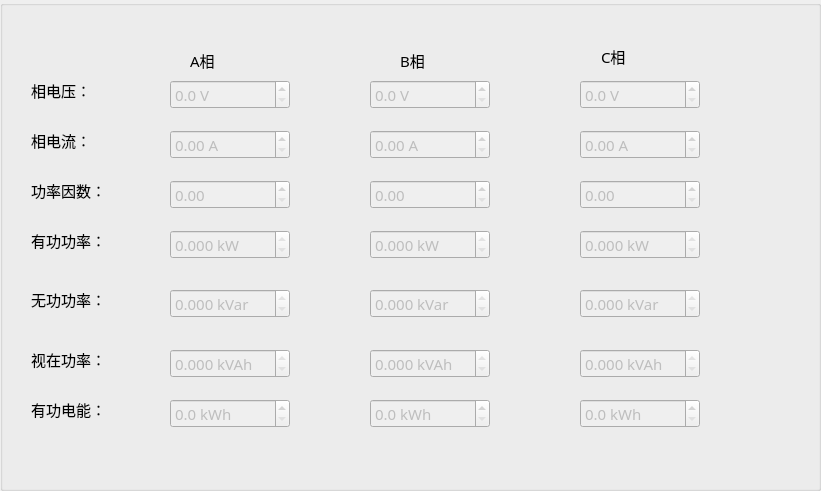
    <widget class="QGroupBox" name="groupBox_5">
     <property name="geometry">
      <rect>
       <x>-1</x>
       <y>-10</y>
       <width>821</width>
       <height>491</height>
      </rect>
     </property>
     <property name="font">
      <font>
       <pointsize>11</pointsize>
      </font>
     </property>
     <property name="title">
      <string/>
     </property>
     <widget class="QDoubleSpinBox" name="eleA">
      <property name="enabled">
       <bool>false</bool>
      </property>
      <property name="geometry">
       <rect>
        <x>170</x>
        <y>399</y>
        <width>120</width>
        <height>29</height>
       </rect>
      </property>
      <property name="font">
       <font>
        <family>微软雅黑</family>
        <pointsize>11</pointsize>
       </font>
      </property>
      <property name="suffix">
       <string> kWh</string>
      </property>
      <property name="decimals">
       <number>1</number>
      </property>
      <property name="maximum">
       <double>1000000.000000000000000</double>
      </property>
     </widget>
     <widget class="QDoubleSpinBox" name="volB">
      <property name="enabled">
       <bool>false</bool>
      </property>
      <property name="geometry">
       <rect>
        <x>370</x>
        <y>80</y>
        <width>120</width>
        <height>29</height>
       </rect>
      </property>
      <property name="font">
       <font>
        <family>微软雅黑</family>
        <pointsize>11</pointsize>
       </font>
      </property>
      <property name="suffix">
       <string> V</string>
      </property>
      <property name="decimals">
       <number>1</number>
      </property>
      <property name="maximum">
       <double>500.000000000000000</double>
      </property>
     </widget>
     <widget class="QLabel" name="label_111">
      <property name="geometry">
       <rect>
        <x>31</x>
        <y>130</y>
        <width>60</width>
        <height>20</height>
       </rect>
      </property>
      <property name="font">
       <font>
        <family>微软雅黑</family>
        <pointsize>11</pointsize>
       </font>
      </property>
      <property name="text">
       <string>相电流：</string>
      </property>
     </widget>
     <widget class="QLabel" name="label_112">
      <property name="geometry">
       <rect>
        <x>31</x>
        <y>180</y>
        <width>75</width>
        <height>20</height>
       </rect>
      </property>
      <property name="font">
       <font>
        <family>微软雅黑</family>
        <pointsize>11</pointsize>
       </font>
      </property>
      <property name="text">
       <string>功率因数：</string>
      </property>
     </widget>
     <widget class="QDoubleSpinBox" name="curA">
      <property name="enabled">
       <bool>false</bool>
      </property>
      <property name="geometry">
       <rect>
        <x>170</x>
        <y>130</y>
        <width>120</width>
        <height>29</height>
       </rect>
      </property>
      <property name="font">
       <font>
        <family>微软雅黑</family>
        <pointsize>11</pointsize>
       </font>
      </property>
      <property name="suffix">
       <string> A</string>
      </property>
      <property name="decimals">
       <number>2</number>
      </property>
      <property name="maximum">
       <double>150.000000000000000</double>
      </property>
     </widget>
     <widget class="QLabel" name="label_109">
      <property name="geometry">
       <rect>
        <x>400</x>
        <y>45</y>
        <width>25</width>
        <height>30</height>
       </rect>
      </property>
      <property name="minimumSize">
       <size>
        <width>0</width>
        <height>30</height>
       </size>
      </property>
      <property name="font">
       <font>
        <family>微软雅黑</family>
        <pointsize>11</pointsize>
       </font>
      </property>
      <property name="text">
       <string>B相</string>
      </property>
     </widget>
     <widget class="QDoubleSpinBox" name="Rec_PowA">
      <property name="enabled">
       <bool>false</bool>
      </property>
      <property name="geometry">
       <rect>
        <x>170</x>
        <y>289</y>
        <width>120</width>
        <height>29</height>
       </rect>
      </property>
      <property name="font">
       <font>
        <family>微软雅黑</family>
        <pointsize>11</pointsize>
       </font>
      </property>
      <property name="readOnly">
       <bool>true</bool>
      </property>
      <property name="buttonSymbols">
       <enum>QAbstractSpinBox::UpDownArrows</enum>
      </property>
      <property name="suffix">
       <string> kVar</string>
      </property>
      <property name="decimals">
       <number>3</number>
      </property>
      <property name="maximum">
       <double>10000000.000000000000000</double>
      </property>
     </widget>
     <widget class="QDoubleSpinBox" name="curB">
      <property name="enabled">
       <bool>false</bool>
      </property>
      <property name="geometry">
       <rect>
        <x>370</x>
        <y>130</y>
        <width>120</width>
        <height>29</height>
       </rect>
      </property>
      <property name="font">
       <font>
        <family>微软雅黑</family>
        <pointsize>11</pointsize>
       </font>
      </property>
      <property name="suffix">
       <string> A</string>
      </property>
      <property name="decimals">
       <number>2</number>
      </property>
      <property name="maximum">
       <double>150.000000000000000</double>
      </property>
     </widget>
     <widget class="QLabel" name="label_107">
      <property name="geometry">
       <rect>
        <x>190</x>
        <y>45</y>
        <width>26</width>
        <height>30</height>
       </rect>
      </property>
      <property name="minimumSize">
       <size>
        <width>0</width>
        <height>30</height>
       </size>
      </property>
      <property name="font">
       <font>
        <family>微软雅黑</family>
        <pointsize>11</pointsize>
       </font>
      </property>
      <property name="text">
       <string>A相</string>
      </property>
     </widget>
     <widget class="QDoubleSpinBox" name="Rec_PowC">
      <property name="enabled">
       <bool>false</bool>
      </property>
      <property name="geometry">
       <rect>
        <x>580</x>
        <y>289</y>
        <width>120</width>
        <height>29</height>
       </rect>
      </property>
      <property name="font">
       <font>
        <family>微软雅黑</family>
        <pointsize>11</pointsize>
       </font>
      </property>
      <property name="readOnly">
       <bool>true</bool>
      </property>
      <property name="buttonSymbols">
       <enum>QAbstractSpinBox::UpDownArrows</enum>
      </property>
      <property name="suffix">
       <string> kVar</string>
      </property>
      <property name="decimals">
       <number>3</number>
      </property>
      <property name="maximum">
       <double>10000000.000000000000000</double>
      </property>
     </widget>
     <widget class="QDoubleSpinBox" name="eleB">
      <property name="enabled">
       <bool>false</bool>
      </property>
      <property name="geometry">
       <rect>
        <x>370</x>
        <y>399</y>
        <width>120</width>
        <height>29</height>
       </rect>
      </property>
      <property name="font">
       <font>
        <family>微软雅黑</family>
        <pointsize>11</pointsize>
       </font>
      </property>
      <property name="suffix">
       <string> kWh</string>
      </property>
      <property name="decimals">
       <number>1</number>
      </property>
      <property name="maximum">
       <double>1000000.000000000000000</double>
      </property>
     </widget>
     <widget class="QLabel" name="label_116">
      <property name="geometry">
       <rect>
        <x>31</x>
        <y>399</y>
        <width>75</width>
        <height>20</height>
       </rect>
      </property>
      <property name="font">
       <font>
        <family>微软雅黑</family>
        <pointsize>11</pointsize>
       </font>
      </property>
      <property name="text">
       <string>有功电能：</string>
      </property>
     </widget>
     <widget class="QDoubleSpinBox" name="volC">
      <property name="enabled">
       <bool>false</bool>
      </property>
      <property name="geometry">
       <rect>
        <x>580</x>
        <y>80</y>
        <width>120</width>
        <height>29</height>
       </rect>
      </property>
      <property name="font">
       <font>
        <family>微软雅黑</family>
        <pointsize>11</pointsize>
       </font>
      </property>
      <property name="suffix">
       <string> V</string>
      </property>
      <property name="decimals">
       <number>1</number>
      </property>
      <property name="maximum">
       <double>500.000000000000000</double>
      </property>
     </widget>
     <widget class="QLabel" name="label_115">
      <property name="geometry">
       <rect>
        <x>31</x>
        <y>349</y>
        <width>75</width>
        <height>20</height>
       </rect>
      </property>
      <property name="font">
       <font>
        <family>微软雅黑</family>
        <pointsize>11</pointsize>
       </font>
      </property>
      <property name="text">
       <string>视在功率：</string>
      </property>
     </widget>
     <widget class="QDoubleSpinBox" name="curC">
      <property name="enabled">
       <bool>false</bool>
      </property>
      <property name="geometry">
       <rect>
        <x>580</x>
        <y>130</y>
        <width>120</width>
        <height>29</height>
       </rect>
      </property>
      <property name="font">
       <font>
        <family>微软雅黑</family>
        <pointsize>11</pointsize>
       </font>
      </property>
      <property name="suffix">
       <string> A</string>
      </property>
      <property name="decimals">
       <number>2</number>
      </property>
      <property name="maximum">
       <double>150.000000000000000</double>
      </property>
     </widget>
     <widget class="QDoubleSpinBox" name="pfA">
      <property name="enabled">
       <bool>false</bool>
      </property>
      <property name="geometry">
       <rect>
        <x>170</x>
        <y>180</y>
        <width>120</width>
        <height>29</height>
       </rect>
      </property>
      <property name="font">
       <font>
        <family>微软雅黑</family>
        <pointsize>11</pointsize>
       </font>
      </property>
      <property name="autoFillBackground">
       <bool>false</bool>
      </property>
      <property name="decimals">
       <number>2</number>
      </property>
      <property name="maximum">
       <double>1.000000000000000</double>
      </property>
      <property name="singleStep">
       <double>0.050000000000000</double>
      </property>
     </widget>
     <widget class="QLabel" name="label_110">
      <property name="geometry">
       <rect>
        <x>31</x>
        <y>80</y>
        <width>60</width>
        <height>20</height>
       </rect>
      </property>
      <property name="font">
       <font>
        <family>微软雅黑</family>
        <pointsize>11</pointsize>
       </font>
      </property>
      <property name="text">
       <string>相电压：</string>
      </property>
     </widget>
     <widget class="QDoubleSpinBox" name="act_PowA">
      <property name="enabled">
       <bool>false</bool>
      </property>
      <property name="geometry">
       <rect>
        <x>170</x>
        <y>230</y>
        <width>120</width>
        <height>29</height>
       </rect>
      </property>
      <property name="font">
       <font>
        <family>微软雅黑</family>
        <pointsize>11</pointsize>
       </font>
      </property>
      <property name="readOnly">
       <bool>true</bool>
      </property>
      <property name="buttonSymbols">
       <enum>QAbstractSpinBox::UpDownArrows</enum>
      </property>
      <property name="suffix">
       <string> kW</string>
      </property>
      <property name="decimals">
       <number>3</number>
      </property>
      <property name="maximum">
       <double>10000000.000000000000000</double>
      </property>
     </widget>
     <widget class="QDoubleSpinBox" name="Rec_PowB">
      <property name="enabled">
       <bool>false</bool>
      </property>
      <property name="geometry">
       <rect>
        <x>370</x>
        <y>289</y>
        <width>120</width>
        <height>29</height>
       </rect>
      </property>
      <property name="font">
       <font>
        <family>微软雅黑</family>
        <pointsize>11</pointsize>
       </font>
      </property>
      <property name="readOnly">
       <bool>true</bool>
      </property>
      <property name="buttonSymbols">
       <enum>QAbstractSpinBox::UpDownArrows</enum>
      </property>
      <property name="suffix">
       <string> kVar</string>
      </property>
      <property name="decimals">
       <number>3</number>
      </property>
      <property name="maximum">
       <double>10000000.000000000000000</double>
      </property>
     </widget>
     <widget class="QLabel" name="label_113">
      <property name="geometry">
       <rect>
        <x>31</x>
        <y>230</y>
        <width>75</width>
        <height>20</height>
       </rect>
      </property>
      <property name="font">
       <font>
        <family>微软雅黑</family>
        <pointsize>11</pointsize>
       </font>
      </property>
      <property name="text">
       <string>有功功率：</string>
      </property>
     </widget>
     <widget class="QDoubleSpinBox" name="pfC">
      <property name="enabled">
       <bool>false</bool>
      </property>
      <property name="geometry">
       <rect>
        <x>580</x>
        <y>180</y>
        <width>120</width>
        <height>29</height>
       </rect>
      </property>
      <property name="font">
       <font>
        <family>微软雅黑</family>
        <pointsize>11</pointsize>
       </font>
      </property>
      <property name="decimals">
       <number>2</number>
      </property>
      <property name="maximum">
       <double>1.000000000000000</double>
      </property>
      <property name="singleStep">
       <double>0.050000000000000</double>
      </property>
     </widget>
     <widget class="QDoubleSpinBox" name="ApparentC">
      <property name="enabled">
       <bool>false</bool>
      </property>
      <property name="geometry">
       <rect>
        <x>580</x>
        <y>349</y>
        <width>120</width>
        <height>29</height>
       </rect>
      </property>
      <property name="font">
       <font>
        <family>微软雅黑</family>
        <pointsize>11</pointsize>
       </font>
      </property>
      <property name="readOnly">
       <bool>true</bool>
      </property>
      <property name="buttonSymbols">
       <enum>QAbstractSpinBox::UpDownArrows</enum>
      </property>
      <property name="suffix">
       <string> kVAh</string>
      </property>
      <property name="decimals">
       <number>3</number>
      </property>
      <property name="maximum">
       <double>10000000.000000000000000</double>
      </property>
     </widget>
     <widget class="QDoubleSpinBox" name="pfB">
      <property name="enabled">
       <bool>false</bool>
      </property>
      <property name="geometry">
       <rect>
        <x>370</x>
        <y>180</y>
        <width>120</width>
        <height>29</height>
       </rect>
      </property>
      <property name="font">
       <font>
        <family>微软雅黑</family>
        <pointsize>11</pointsize>
       </font>
      </property>
      <property name="decimals">
       <number>2</number>
      </property>
      <property name="maximum">
       <double>1.000000000000000</double>
      </property>
      <property name="singleStep">
       <double>0.050000000000000</double>
      </property>
     </widget>
     <widget class="QDoubleSpinBox" name="ApparentA">
      <property name="enabled">
       <bool>false</bool>
      </property>
      <property name="geometry">
       <rect>
        <x>170</x>
        <y>349</y>
        <width>120</width>
        <height>29</height>
       </rect>
      </property>
      <property name="font">
       <font>
        <family>微软雅黑</family>
        <pointsize>11</pointsize>
       </font>
      </property>
      <property name="readOnly">
       <bool>true</bool>
      </property>
      <property name="buttonSymbols">
       <enum>QAbstractSpinBox::UpDownArrows</enum>
      </property>
      <property name="suffix">
       <string> kVAh</string>
      </property>
      <property name="decimals">
       <number>3</number>
      </property>
      <property name="maximum">
       <double>10000000.000000000000000</double>
      </property>
     </widget>
     <widget class="QLabel" name="label_114">
      <property name="geometry">
       <rect>
        <x>31</x>
        <y>289</y>
        <width>75</width>
        <height>20</height>
       </rect>
      </property>
      <property name="font">
       <font>
        <family>微软雅黑</family>
        <pointsize>11</pointsize>
       </font>
      </property>
      <property name="text">
       <string>无功功率：</string>
      </property>
     </widget>
     <widget class="QDoubleSpinBox" name="act_PowC">
      <property name="enabled">
       <bool>false</bool>
      </property>
      <property name="geometry">
       <rect>
        <x>580</x>
        <y>230</y>
        <width>120</width>
        <height>29</height>
       </rect>
      </property>
      <property name="font">
       <font>
        <family>微软雅黑</family>
        <pointsize>11</pointsize>
       </font>
      </property>
      <property name="readOnly">
       <bool>true</bool>
      </property>
      <property name="buttonSymbols">
       <enum>QAbstractSpinBox::UpDownArrows</enum>
      </property>
      <property name="suffix">
       <string> kW</string>
      </property>
      <property name="decimals">
       <number>3</number>
      </property>
      <property name="maximum">
       <double>10000000.000000000000000</double>
      </property>
     </widget>
     <widget class="QDoubleSpinBox" name="act_PowB">
      <property name="enabled">
       <bool>false</bool>
      </property>
      <property name="geometry">
       <rect>
        <x>370</x>
        <y>230</y>
        <width>120</width>
        <height>29</height>
       </rect>
      </property>
      <property name="font">
       <font>
        <family>微软雅黑</family>
        <pointsize>11</pointsize>
       </font>
      </property>
      <property name="readOnly">
       <bool>true</bool>
      </property>
      <property name="buttonSymbols">
       <enum>QAbstractSpinBox::UpDownArrows</enum>
      </property>
      <property name="suffix">
       <string> kW</string>
      </property>
      <property name="decimals">
       <number>3</number>
      </property>
      <property name="maximum">
       <double>10000000.000000000000000</double>
      </property>
     </widget>
     <widget class="QDoubleSpinBox" name="ApparentB">
      <property name="enabled">
       <bool>false</bool>
      </property>
      <property name="geometry">
       <rect>
        <x>370</x>
        <y>349</y>
        <width>120</width>
        <height>29</height>
       </rect>
      </property>
      <property name="font">
       <font>
        <family>微软雅黑</family>
        <pointsize>11</pointsize>
       </font>
      </property>
      <property name="readOnly">
       <bool>true</bool>
      </property>
      <property name="buttonSymbols">
       <enum>QAbstractSpinBox::UpDownArrows</enum>
      </property>
      <property name="suffix">
       <string> kVAh</string>
      </property>
      <property name="decimals">
       <number>3</number>
      </property>
      <property name="maximum">
       <double>10000000.000000000000000</double>
      </property>
     </widget>
     <widget class="QLabel" name="label_108">
      <property name="geometry">
       <rect>
        <x>601</x>
        <y>41</y>
        <width>51</width>
        <height>30</height>
       </rect>
      </property>
      <property name="minimumSize">
       <size>
        <width>0</width>
        <height>30</height>
       </size>
      </property>
      <property name="font">
       <font>
        <family>微软雅黑</family>
        <pointsize>11</pointsize>
       </font>
      </property>
      <property name="text">
       <string>C相</string>
      </property>
     </widget>
     <widget class="QDoubleSpinBox" name="eleC">
      <property name="enabled">
       <bool>false</bool>
      </property>
      <property name="geometry">
       <rect>
        <x>580</x>
        <y>399</y>
        <width>120</width>
        <height>29</height>
       </rect>
      </property>
      <property name="font">
       <font>
        <family>微软雅黑</family>
        <pointsize>11</pointsize>
       </font>
      </property>
      <property name="suffix">
       <string> kWh</string>
      </property>
      <property name="decimals">
       <number>1</number>
      </property>
      <property name="maximum">
       <double>1000000.000000000000000</double>
      </property>
     </widget>
     <widget class="QDoubleSpinBox" name="volA">
      <property name="enabled">
       <bool>false</bool>
      </property>
      <property name="geometry">
       <rect>
        <x>170</x>
        <y>80</y>
        <width>120</width>
        <height>29</height>
       </rect>
      </property>
      <property name="font">
       <font>
        <family>微软雅黑</family>
        <pointsize>11</pointsize>
       </font>
      </property>
      <property name="suffix">
       <string> V</string>
      </property>
      <property name="decimals">
       <number>1</number>
      </property>
      <property name="maximum">
       <double>500.000000000000000</double>
      </property>
     </widget>
    </widget>
